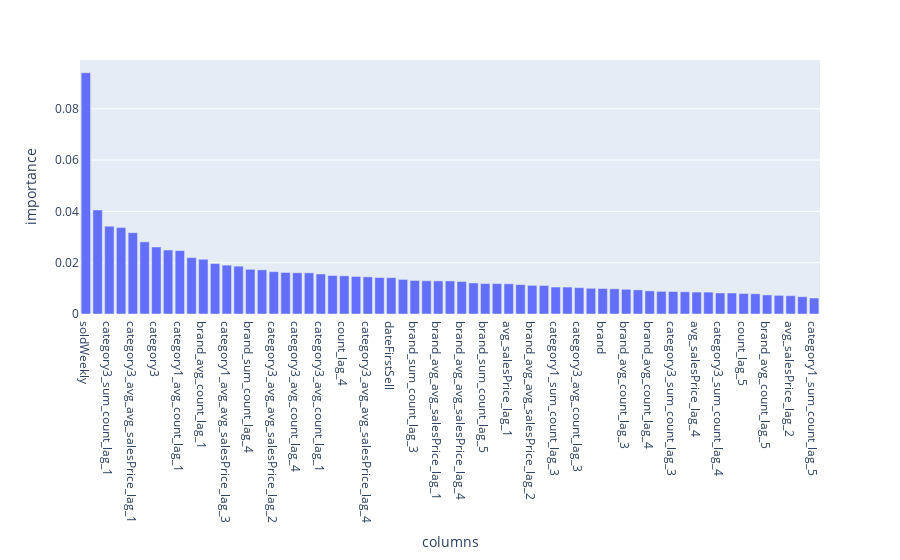

Notebook source saved alongside this figure:
### Code cell
import plotly_express as px
columns = X_train.columns
feature_importances = pd.DataFrame({'columns': columns,'importance':model.feature_importances_})
feature_importances = feature_importances.sort_values(by='importance',ascending=False)
px.bar(feature_importances,x='columns',y='importance')

### Figure 1 — Plotly figure (JSON) as saved in the notebook; plotly's stock layout.template omitted (floating-point values rounded to 4 significant figures)
{"data": [{"alignmentgroup": "True", "hovertemplate": "columns=%{x}<br>importance=%{y}<extra></extra>", "legendgroup": "", "marker": {"color": "#636efa"}, "name": "", "offsetgroup": "", "orientation": "v", "showlegend": false, "textposition": "auto", "type": "bar", "x": ["soldWeekly", "category1_avg_avg_salesPrice_lag_1", "category3_sum_count_lag_1", "brand_sum_count_lag_1", "category3_avg_avg_salesPrice_lag_1", "category3_avg_avg_salesPrice_lag_3", "category3", "category1_avg_avg_salesPrice_lag_2", "category1_avg_count_lag_1", "category1_sum_count_lag_1", "brand_avg_count_lag_1", "customerRating", "category1_avg_avg_salesPrice_lag_3", "manufacturer", "brand_sum_count_lag_4", "category3_sum_count_lag_2", "category3_avg_avg_salesPrice_lag_2", "soldMonthly", "category3_avg_count_lag_4", "category1_avg_avg_salesPrice_lag_5", "category3_avg_count_lag_1", "category3_avg_avg_salesPrice_lag_5", "count_lag_4", "count_lag_1", "category3_avg_avg_salesPrice_lag_4", "avg_salesPrice_lag_5", "dateFirstSell", "brand_sum_count_lag_2", "brand_sum_count_lag_3", "category1_avg_count_lag_3", "brand_avg_avg_salesPrice_lag_1", "brand_avg_count_lag_2", "brand_avg_avg_salesPrice_lag_4", "category1_sum_count_lag_2", "brand_sum_count_lag_5", "category1_avg_count_lag_5", "avg_salesPrice_lag_1", "brand_avg_avg_salesPrice_lag_3", "brand_avg_avg_salesPrice_lag_2", "category3_avg_count_lag_2", "category1_sum_count_lag_3", "category1_avg_avg_salesPrice_lag_4", "category3_avg_count_lag_3", "category1_avg_count_lag_2", "brand", "brand_avg_avg_salesPrice_lag_5", "brand_avg_count_lag_3", "category1_avg_count_lag_4", "brand_avg_count_lag_4", "avg_salesPrice_lag_3", "category3_sum_count_lag_3", "count_lag_2", "avg_salesPrice_lag_4", "category1", "category3_sum_count_lag_4", "category1_sum_count_lag_4", "count_lag_5", "category3_avg_count_lag_5", "brand_avg_count_lag_5", "count_lag_3", "avg_salesPrice_lag_2", "category3_sum_count_lag_5", "category1_sum_count_lag_5"], "xaxis": "x", "y": [0.09405, 0.04055, 0.03423, 0.03369, 0.03169, 0.02812, 0.02613, 0.02495, 0.02472, 0.02198, 0.02133, 0.01966, 0.01903, 0.01864, 0.01742, 0.01721, 0.0165, 0.01618, 0.01608, 0.01606, 0.0156, 0.015, 0.01489, 0.01462, 0.01448, 0.01423, 0.01416, 0.01349, 0.01308, 0.01297, 0.01291, 0.0129, 0.01268, 0.01209, 0.01186, 0.01185, 0.01177, 0.01146, 0.01116, 0.01111, 0.01051, 0.01051, 0.01027, 0.01002, 0.009919, 0.009824, 0.009637, 0.009405, 0.009008, 0.008816, 0.008758, 0.008654, 0.008547, 0.008537, 0.008199, 0.008176, 0.007984, 0.007894, 0.007431, 0.007267, 0.007124, 0.006738, 0.006229], "yaxis": "y"}], "layout": {"barmode": "relative", "legend": {"tracegroupgap": 0}, "margin": {"t": 60}, "xaxis": {"anchor": "y", "domain": [0, 1], "title": {"text": "columns"}}, "yaxis": {"anchor": "x", "domain": [0, 1], "title": {"text": "importance"}}}}
